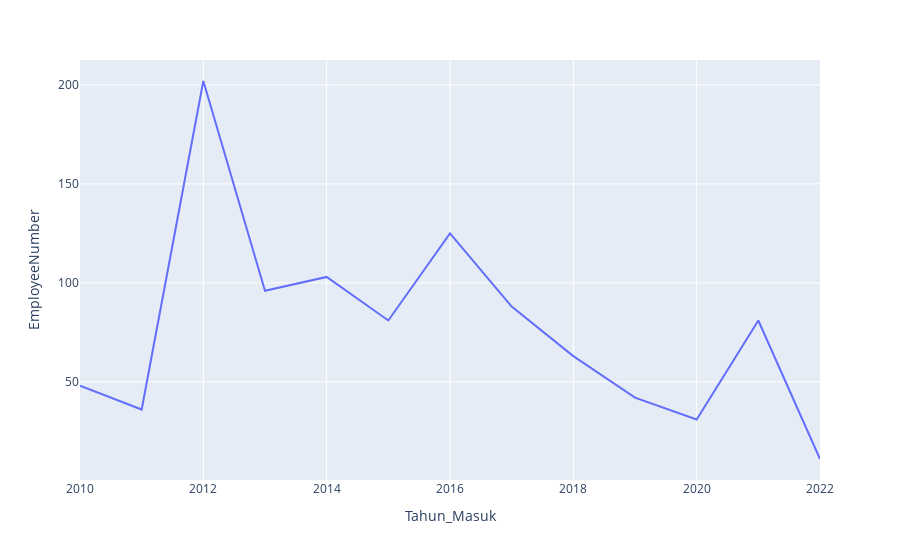

This figure's notebook cell:
### Code cell
# Visualize lihat data pegawai yang masuk >= 2010berdasarkan EmployeeNumber nya
# Data wrangling
year_2010 = attrition[attrition['Tahun_Masuk'] >= 2010]
year_2010_agg = year_2010.groupby(['Tahun_Masuk']).count()[['EmployeeNumber']].reset_index()
year_2010_agg


# Visualize
px.line(year_2010_agg,
       x = 'Tahun_Masuk',
       y = 'EmployeeNumber')

### Figure 1 — Plotly figure (JSON) as saved in the notebook; plotly's stock layout.template omitted (floating-point values rounded to 4 significant figures)
{"data": [{"hovertemplate": "Tahun_Masuk=%{x}<br>EmployeeNumber=%{y}<extra></extra>", "legendgroup": "", "line": {"color": "#636efa", "dash": "solid"}, "marker": {"symbol": "circle"}, "mode": "lines", "name": "", "orientation": "v", "showlegend": false, "type": "scatter", "x": [2010, 2011, 2012, 2013, 2014, 2015, 2016, 2017, 2018, 2019, 2020, 2021, 2022], "xaxis": "x", "y": [48, 36, 202, 96, 103, 81, 125, 88, 63, 42, 31, 81, 11], "yaxis": "y"}], "layout": {"legend": {"tracegroupgap": 0}, "margin": {"t": 60}, "xaxis": {"anchor": "y", "domain": [0, 1], "title": {"text": "Tahun_Masuk"}}, "yaxis": {"anchor": "x", "domain": [0, 1], "title": {"text": "EmployeeNumber"}}}}
